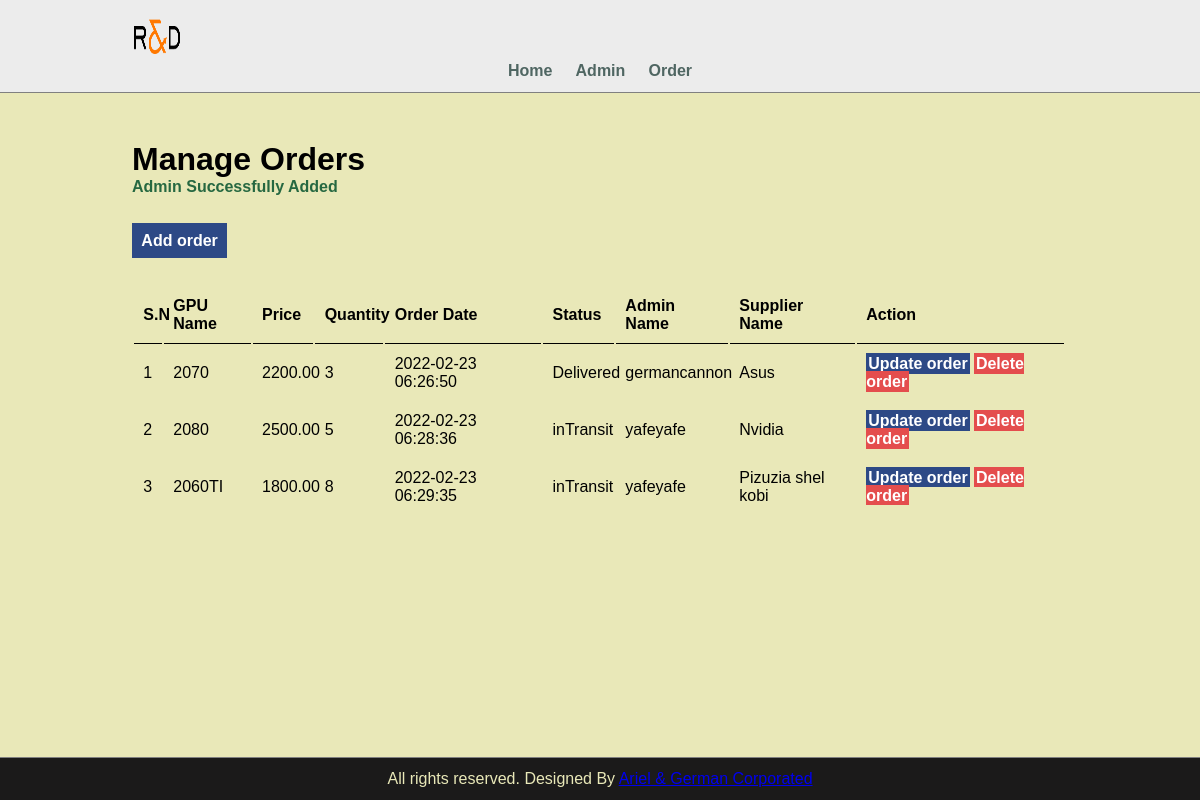
The page /PHPproject/manage-order.php (signed in) on the database its author committed.
### tables this page shows
CREATE TABLE `tbl_order` (
  `id` int(10) UNSIGNED NOT NULL,
  `gpu` varchar(150) NOT NULL,
  `price` decimal(10,2) NOT NULL,
  `qty` int(11) NOT NULL,
  `order_date` datetime NOT NULL,
  `status` varchar(50) NOT NULL,
  `admin_name` varchar(150) NOT NULL,
  `supplier_name` varchar(150) NOT NULL
);

### PHPproject/config/orderDBclass.php (called while the page is built, shortened)
<?php
require_once("orderClass.php");
require_once("dbClass.php");
class orderDBclass
{
  public function getorder()
  {
    $db = new dbClass;
    $db->connect();
    $adminsArray = array();
    $result = $db->connection->query("SELECT * FROM tbl_order");
    while ($row = $result->fetchObject('orderClass')) {
      $adminsArray[] = $row;
    }
    return $adminsArray;
  }
}

### PHPproject/config/dbClass.php (called while the page is built, shortened)
<?php
class dbClass
{
  public $host;
  public $db;
  public $charset;
  public $user;
  public $pass;
  public $opt = array(
    PDO::ATTR_ERRMODE => PDO::ERRMODE_EXCEPTION,
    PDO::ATTR_DEFAULT_FETCH_MODE => PDO::FETCH_ASSOC
  );
  public function __construct(
    string $host = "localhost",
    string $db = "gpu-order",
    string $charset = "utf8",
    string $user = "root",
    string $pass = ""
  ) {
    $this->host = $host;
    $this->db = $db;
    $this->charset = $charset;
    $this->user = $user;
    $this->pass = $pass;
  }
  public function connect()
  {
    $dns = "mysql:host=$this->host;dbname=$this->db;charset=$this->charset";
    $this->connection = new PDO($dns, $this->user, $this->pass, $this->opt);
  }
}

### PHPproject/config/orderClass.php (called while the page is built)
<?php
class orderClass
{
    protected $id;
    protected $gpu;
    protected $price;
    protected $qty;
    protected $order_date;
    protected $status;
    protected $admin_name;
    protected $supplier_name;
    public function getId()
    {
        return $this->id;
    }
    public function getgpu()
    {
        return $this->gpu;
    }
    public function getprice()
    {
        return $this->price;
    }
    public function getqty()
    {
        return $this->qty;
    }
    public function getorder_date()
    {
        return $this->order_date;
    }
    public function getstatus()
    {
        return $this->status;
    }
    public function getadmin_name()
    {
        return $this->admin_name;
    }
    public function getsupplier_name()
    {
        return $this->supplier_name;
    }
}

### PHPproject/manage-order.php (the view, shortened to what this page needs)
<?php include('partials\menu.php');
include('config\orderDBclass.php') ?>
<div class="main-content">
      <div class="wrapper">
            <h1>Manage Orders</h1>
            <?php
            if (isset($_SESSION['add'])) {
                  echo $_SESSION['add'];
            }
            ?>
            <br /> <br />
            <a href="admin/add-order.php" class="btn-primary">Add order</a>
            <br /> <br /> <br />
            <table class="tbl-full">
                  <tr>
                        <th>S.N</th>
                        <th>GPU Name</th>
                        <th>Price</th>
                        <th>Quantity</th>
                        <th>Order Date</th>
                        <th>Status</th>
                        <th>Admin Name</th>
                        <th>Supplier Name</th>
                        <th>Action</th>
                  </tr>
                  <?php
                  $dbOrder = new orderDBclass();
                  $orderArray = $dbOrder->getorder();
                  $count = count($orderArray);
                  $sn = 1;
                  if ($count > 0) {
                        for ($i = 0; $i < $count; $i++) {
                              $id = $orderArray[$i]->getId();
                              $gpu = $orderArray[$i]->getgpu();
                              $price = $orderArray[$i]->getprice();
                              $qty = $orderArray[$i]->getqty();
                              $order_date = $orderArray[$i]->getorder_date();
                              $status = $orderArray[$i]->getstatus();
                              $admin_name = $orderArray[$i]->getadmin_name();
                              $supplier_name = $orderArray[$i]->getsupplier_name();
                  ?>
                              <tr>
                                    <td><?php echo $sn++ ?></td>
                                    <td><?php echo $gpu ?></td>
                                    <td><?php echo $price ?></td>
                                    <td><?php echo $qty ?></td>
                                    <td><?php echo $order_date ?></td>
                                    <td><?php echo $status ?></td>
                                    <td><?php echo $admin_name ?></td>
                                    <td><?php echo $supplier_name ?></td>
                                    <td>
                                          <a href="<?php echo SITEURL; ?>admin/update-order.php?id=<?php echo $id ?>" class="btn-primary">Update order</a>
                                          <a href="<?php echo SITEURL; ?>admin/delete-order.php?id=<?php echo $id ?>" class="btn-danger">Delete order</a>
                                    </td>
                              </tr>
                  <?php
                        }
                  }
                  ?>
            </table>
      </div>
</div>
<?php include('partials\footer.php') ?>

### PHPproject/css/admin.css (style rules this page uses)
* { margin: 0; padding: 0; font-family: Arial, Helvetica, sans-serif; }
.wrapper { padding: 1%; width: 80%; margin: 0 auto; }
.tbl-full { width: 100%; }
table tr th { border-bottom: 1px solid black; padding: 1%; text-align: left; }
table tr td { padding: 1%; }
.btn-primary { background-color: #2d4986; padding: 1%; color: white; text-decoration: none; font-weight: bold; }
.btn-danger { background-color: #e44d4d; padding: 1%; color: white; text-decoration: none; font-weight: bold; }
.success { color: #266841; font-weight: bold; }
.Main-content { padding: 3% 0; background-color: #e9e8b8; flex-grow: 1; }
* { box-sizing: border-box ; }
body { margin: 0; min-height: 100vh; display: flex; flex-direction: column; }

### rows shown on the page
tbl_order: gpu "2070", price "2200.00", qty "3", order_date "2022-02-23 06:26:50", status "Delivered", admin_name "germancannon", supplier_name "Asus"
tbl_order: gpu "2080", price "2500.00", qty "5", order_date "2022-02-23 06:28:36", status "inTransit", admin_name "yafeyafe", supplier_name "Nvidia"
tbl_order: gpu "2060TI", price "1800.00", qty "8", order_date "2022-02-23 06:29:35", status "inTransit", admin_name "yafeyafe", supplier_name "Pizuzia shel kobi"

### other values the page prints
$_SESSION['add'] "Admin Successfully Added"
